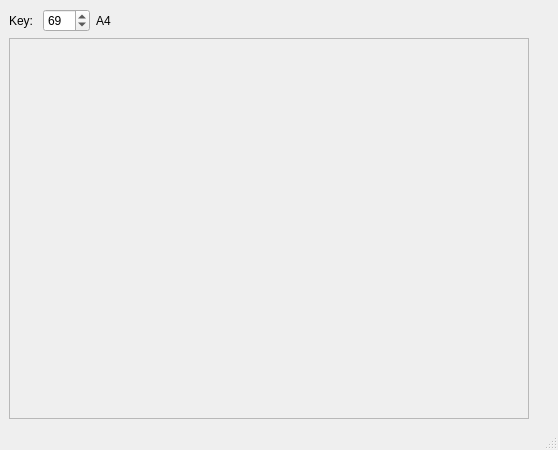
<?xml version="1.0" encoding="UTF-8"?>
<ui version="4.0">
 <class>MainWindow</class>
 <widget class="QMainWindow" name="MainWindow">
  <property name="geometry">
   <rect>
    <x>0</x>
    <y>0</y>
    <width>558</width>
    <height>450</height>
   </rect>
  </property>
  <property name="windowTitle">
   <string>CxxMidi Editor</string>
  </property>
  <widget class="QWidget" name="centralwidget">
   <layout class="QGridLayout" name="gridLayout">
    <item row="0" column="0">
     <layout class="QHBoxLayout" name="horizontalLayout">
      <item>
       <widget class="QLabel" name="label">
        <property name="text">
         <string>Key: </string>
        </property>
       </widget>
      </item>
      <item>
       <widget class="QSpinBox" name="spinBoxKey">
        <property name="maximum">
         <number>127</number>
        </property>
        <property name="value">
         <number>69</number>
        </property>
       </widget>
      </item>
      <item>
       <widget class="QLabel" name="labelKey">
        <property name="text">
         <string>A4</string>
        </property>
       </widget>
      </item>
      <item>
       <spacer name="horizontalSpacer">
        <property name="orientation">
         <enum>Qt::Horizontal</enum>
        </property>
        <property name="sizeHint" stdset="0">
         <size>
          <width>40</width>
          <height>20</height>
         </size>
        </property>
       </spacer>
      </item>
     </layout>
    </item>
    <item row="1" column="0">
     <widget class="QFrame" name="frame">
      <property name="frameShape">
       <enum>QFrame::StyledPanel</enum>
      </property>
      <property name="frameShadow">
       <enum>QFrame::Raised</enum>
      </property>
     </widget>
    </item>
    <item row="1" column="1">
     <spacer name="verticalSpacer">
      <property name="orientation">
       <enum>Qt::Vertical</enum>
      </property>
      <property name="sizeHint" stdset="0">
       <size>
        <width>20</width>
        <height>355</height>
       </size>
      </property>
     </spacer>
    </item>
   </layout>
  </widget>
  <widget class="QMenuBar" name="menubar">
   <property name="geometry">
    <rect>
     <x>0</x>
     <y>0</y>
     <width>558</width>
     <height>20</height>
    </rect>
   </property>
  </widget>
  <widget class="QStatusBar" name="statusbar"/>
  <action name="action_Open">
   <property name="text">
    <string>&amp;Open</string>
   </property>
  </action>
  <action name="action_Save">
   <property name="text">
    <string>&amp;Save</string>
   </property>
  </action>
  <action name="actionExit">
   <property name="text">
    <string>&amp;Exit</string>
   </property>
  </action>
 </widget>
 <resources/>
 <connections/>
</ui>
